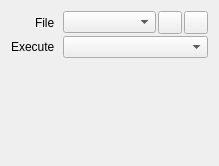
<?xml version="1.0" encoding="UTF-8"?>
<ui version="4.0">
 <class>ScriptProperties</class>
 <widget class="QWidget" name="ScriptProperties">
  <property name="geometry">
   <rect>
    <x>0</x>
    <y>0</y>
    <width>219</width>
    <height>166</height>
   </rect>
  </property>
  <layout class="QVBoxLayout">
   <item>
    <layout class="QFormLayout" name="formLayout">
     <property name="labelAlignment">
      <set>Qt::AlignRight|Qt::AlignTrailing|Qt::AlignVCenter</set>
     </property>
     <property name="horizontalSpacing">
      <number>8</number>
     </property>
     <property name="verticalSpacing">
      <number>2</number>
     </property>
     <property name="leftMargin">
      <number>0</number>
     </property>
     <property name="topMargin">
      <number>0</number>
     </property>
     <property name="rightMargin">
      <number>0</number>
     </property>
     <property name="bottomMargin">
      <number>0</number>
     </property>
     <item row="0" column="0">
      <widget class="QLabel" name="labelFile">
       <property name="text">
        <string>File</string>
       </property>
      </widget>
     </item>
     <item row="0" column="1">
      <widget class="QWidget" name="widgetFile" native="true">
       <layout class="QHBoxLayout" name="horizontalLayout_6">
        <property name="spacing">
         <number>2</number>
        </property>
        <property name="leftMargin">
         <number>0</number>
        </property>
        <property name="topMargin">
         <number>0</number>
        </property>
        <property name="rightMargin">
         <number>0</number>
        </property>
        <property name="bottomMargin">
         <number>0</number>
        </property>
        <item>
         <widget class="ReferenceComboBox" name="file"/>
        </item>
        <item>
         <widget class="QToolButton" name="fileNew">
          <property name="toolTip">
           <string>Save As</string>
          </property>
          <property name="icon">
           <iconset resource="../resources.qrc">
            <normaloff>:/images/16x16/document-save-as.png</normaloff>:/images/16x16/document-save-as.png</iconset>
          </property>
          <property name="iconSize">
           <size>
            <width>16</width>
            <height>16</height>
           </size>
          </property>
         </widget>
        </item>
        <item>
         <widget class="QToolButton" name="fileBrowse">
          <property name="toolTip">
           <string>Open</string>
          </property>
          <property name="icon">
           <iconset resource="../resources.qrc">
            <normaloff>:/images/16x16/document-open.png</normaloff>:/images/16x16/document-open.png</iconset>
          </property>
          <property name="iconSize">
           <size>
            <width>16</width>
            <height>16</height>
           </size>
          </property>
         </widget>
        </item>
       </layout>
      </widget>
     </item>
     <item row="1" column="0">
      <widget class="QLabel" name="labelExecute">
       <property name="text">
        <string>Execute</string>
       </property>
      </widget>
     </item>
     <item row="1" column="1">
      <widget class="DataComboBox" name="executeOn"/>
     </item>
    </layout>
   </item>
  </layout>
 </widget>
 <customwidgets>
  <customwidget>
   <class>ReferenceComboBox</class>
   <extends>QComboBox</extends>
   <header>session/ReferenceComboBox.h</header>
  </customwidget>
  <customwidget>
   <class>DataComboBox</class>
   <extends>QComboBox</extends>
   <header>session/DataComboBox.h</header>
  </customwidget>
 </customwidgets>
 <resources>
  <include location="../resources.qrc"/>
 </resources>
 <connections/>
</ui>
